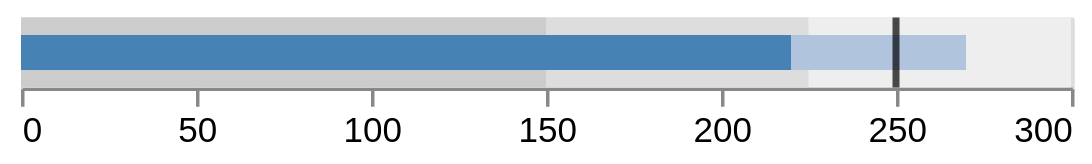

Vega-Lite specification for this chart:
### Vega specification from a JSON file in a GitHub repository (floating-point values rounded to 4 significant figures)
{"$schema": "https://vega.github.io/schema/vega/v6.json", "background": "white", "padding": 5, "width": 300, "height": 20, "style": "cell", "data": [{"name": "source_0", "values": [{"title": "Revenue", "subtitle": "US$, in thousands", "ranges": [150, 225, 300], "measures": [220, 270], "markers": [250]}]}, {"name": "data_0", "source": "source_0", "transform": [{"type": "formula", "expr": "datum[\"ranges\"] && datum[\"ranges\"][\"2\"]", "as": "ranges.2"}, {"type": "formula", "expr": "datum[\"ranges\"] && datum[\"ranges\"][\"1\"]", "as": "ranges.1"}, {"type": "formula", "expr": "datum[\"ranges\"] && datum[\"ranges\"][\"0\"]", "as": "ranges.0"}, {"type": "formula", "expr": "datum[\"measures\"] && datum[\"measures\"][\"1\"]", "as": "measures.1"}, {"type": "formula", "expr": "datum[\"measures\"] && datum[\"measures\"][\"0\"]", "as": "measures.0"}, {"type": "formula", "expr": "datum[\"markers\"] && datum[\"markers\"][\"0\"]", "as": "markers.0"}]}, {"name": "data_1", "source": "data_0", "transform": [{"type": "stack", "groupby": [], "field": "ranges\\.2", "sort": {"field": [], "order": []}, "as": ["ranges.2._start", "ranges.2._end"], "offset": "zero"}, {"type": "filter", "expr": "isValid(datum[\"ranges.2\"]) && isFinite(+datum[\"ranges.2\"])"}]}, {"name": "data_2", "source": "data_0", "transform": [{"type": "stack", "groupby": [], "field": "ranges\\.1", "sort": {"field": [], "order": []}, "as": ["ranges.1._start", "ranges.1._end"], "offset": "zero"}, {"type": "filter", "expr": "isValid(datum[\"ranges.1\"]) && isFinite(+datum[\"ranges.1\"])"}]}, {"name": "data_3", "source": "data_0", "transform": [{"type": "stack", "groupby": [], "field": "ranges\\.0", "sort": {"field": [], "order": []}, "as": ["ranges.0._start", "ranges.0._end"], "offset": "zero"}, {"type": "filter", "expr": "isValid(datum[\"ranges.0\"]) && isFinite(+datum[\"ranges.0\"])"}]}, {"name": "data_4", "source": "data_0", "transform": [{"type": "stack", "groupby": [], "field": "measures\\.1", "sort": {"field": [], "order": []}, "as": ["measures.1._start", "measures.1._end"], "offset": "zero"}, {"type": "filter", "expr": "isValid(datum[\"measures.1\"]) && isFinite(+datum[\"measures.1\"])"}]}, {"name": "data_5", "source": "data_0", "transform": [{"type": "stack", "groupby": [], "field": "measures\\.0", "sort": {"field": [], "order": []}, "as": ["measures.0._start", "measures.0._end"], "offset": "zero"}, {"type": "filter", "expr": "isValid(datum[\"measures.0\"]) && isFinite(+datum[\"measures.0\"])"}]}, {"name": "data_6", "source": "data_0", "transform": [{"type": "filter", "expr": "isValid(datum[\"markers.0\"]) && isFinite(+datum[\"markers.0\"])"}]}], "signals": [{"name": "height", "value": 20, "bind": {"input": "range", "min": 1, "max": 100, "step": 1}}, {"name": "innerBarSize", "update": "height/2"}], "marks": [{"name": "layer_0_marks", "type": "rect", "style": ["bar"], "from": {"data": "data_1"}, "encode": {"update": {"fill": {"value": "#eee"}, "ariaRoleDescription": {"value": "bar"}, "description": {"signal": "\"ranges[2]: \" + (format(datum[\"ranges.2\"], \"\"))"}, "x": {"scale": "x", "field": "ranges\\.2\\._end"}, "x2": {"scale": "x", "field": "ranges\\.2\\._start"}, "yc": {"signal": "height", "mult": 0.5}, "height": {"signal": "height"}}}}, {"name": "layer_1_marks", "type": "rect", "style": ["bar"], "from": {"data": "data_2"}, "encode": {"update": {"fill": {"value": "#ddd"}, "ariaRoleDescription": {"value": "bar"}, "description": {"signal": "\"ranges[1]: \" + (format(datum[\"ranges.1\"], \"\"))"}, "x": {"scale": "x", "field": "ranges\\.1\\._end"}, "x2": {"scale": "x", "field": "ranges\\.1\\._start"}, "yc": {"signal": "height", "mult": 0.5}, "height": {"signal": "height"}}}}, {"name": "layer_2_marks", "type": "rect", "style": ["bar"], "from": {"data": "data_3"}, "encode": {"update": {"fill": {"value": "#ccc"}, "ariaRoleDescription": {"value": "bar"}, "description": {"signal": "\"ranges[0]: \" + (format(datum[\"ranges.0\"], \"\"))"}, "x": {"scale": "x", "field": "ranges\\.0\\._end"}, "x2": {"scale": "x", "field": "ranges\\.0\\._start"}, "yc": {"signal": "height", "mult": 0.5}, "height": {"signal": "height"}}}}, {"name": "layer_3_marks", "type": "rect", "style": ["bar"], "from": {"data": "data_4"}, "encode": {"update": {"fill": {"value": "lightsteelblue"}, "ariaRoleDescription": {"value": "bar"}, "description": {"signal": "\"measures[1]: \" + (format(datum[\"measures.1\"], \"\"))"}, "x": {"scale": "x", "field": "measures\\.1\\._end"}, "x2": {"scale": "x", "field": "measures\\.1\\._start"}, "yc": {"signal": "height", "mult": 0.5}, "height": {"signal": "innerBarSize"}}}}, {"name": "layer_4_marks", "type": "rect", "style": ["bar"], "from": {"data": "data_5"}, "encode": {"update": {"fill": {"value": "steelblue"}, "ariaRoleDescription": {"value": "bar"}, "description": {"signal": "\"measures[0]: \" + (format(datum[\"measures.0\"], \"\"))"}, "x": {"scale": "x", "field": "measures\\.0\\._end"}, "x2": {"scale": "x", "field": "measures\\.0\\._start"}, "yc": {"signal": "height", "mult": 0.5}, "height": {"signal": "innerBarSize"}}}}, {"name": "layer_5_marks", "type": "rect", "style": ["tick"], "from": {"data": "data_6"}, "encode": {"update": {"opacity": {"value": 0.7}, "fill": {"value": "black"}, "ariaRoleDescription": {"value": "tick"}, "description": {"signal": "\"markers[0]: \" + (format(datum[\"markers.0\"], \"\"))"}, "yc": {"signal": "height", "mult": 0.5}, "height": {"signal": "height"}, "xc": {"scale": "x", "field": "markers\\.0"}, "width": {"value": 2}}}}], "scales": [{"name": "x", "type": "linear", "domain": {"fields": [{"data": "data_1", "field": "ranges\\.2\\._start"}, {"data": "data_1", "field": "ranges\\.2\\._end"}, {"data": "data_2", "field": "ranges\\.1\\._start"}, {"data": "data_2", "field": "ranges\\.1\\._end"}, {"data": "data_3", "field": "ranges\\.0\\._start"}, {"data": "data_3", "field": "ranges\\.0\\._end"}, {"data": "data_4", "field": "measures\\.1\\._start"}, {"data": "data_4", "field": "measures\\.1\\._end"}, {"data": "data_5", "field": "measures\\.0\\._start"}, {"data": "data_5", "field": "measures\\.0\\._end"}, {"data": "data_6", "field": "markers\\.0"}]}, "range": [0, {"signal": "width"}], "nice": false, "zero": true}], "axes": [{"scale": "x", "orient": "bottom", "grid": true, "tickCount": {"signal": "ceil(width/40)"}, "domain": false, "labels": false, "aria": false, "maxExtent": 0, "minExtent": 0, "ticks": false, "zindex": 0}, {"scale": "x", "orient": "bottom", "grid": false, "labelFlush": true, "labelOverlap": true, "tickCount": {"signal": "ceil(width/40)"}, "zindex": 0}]}
